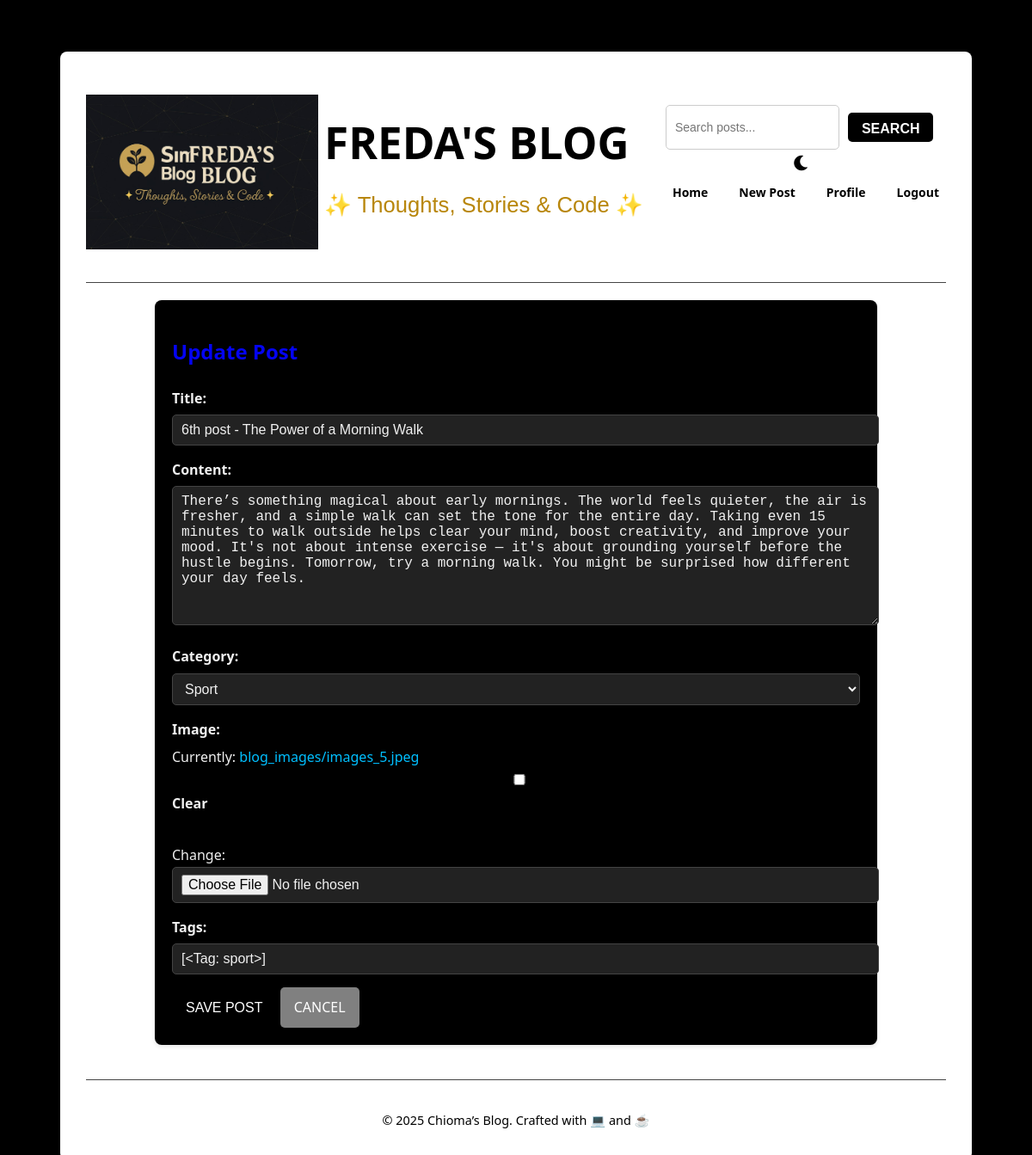
The page /post/6/update/ (signed in) on the database as committed earlier.
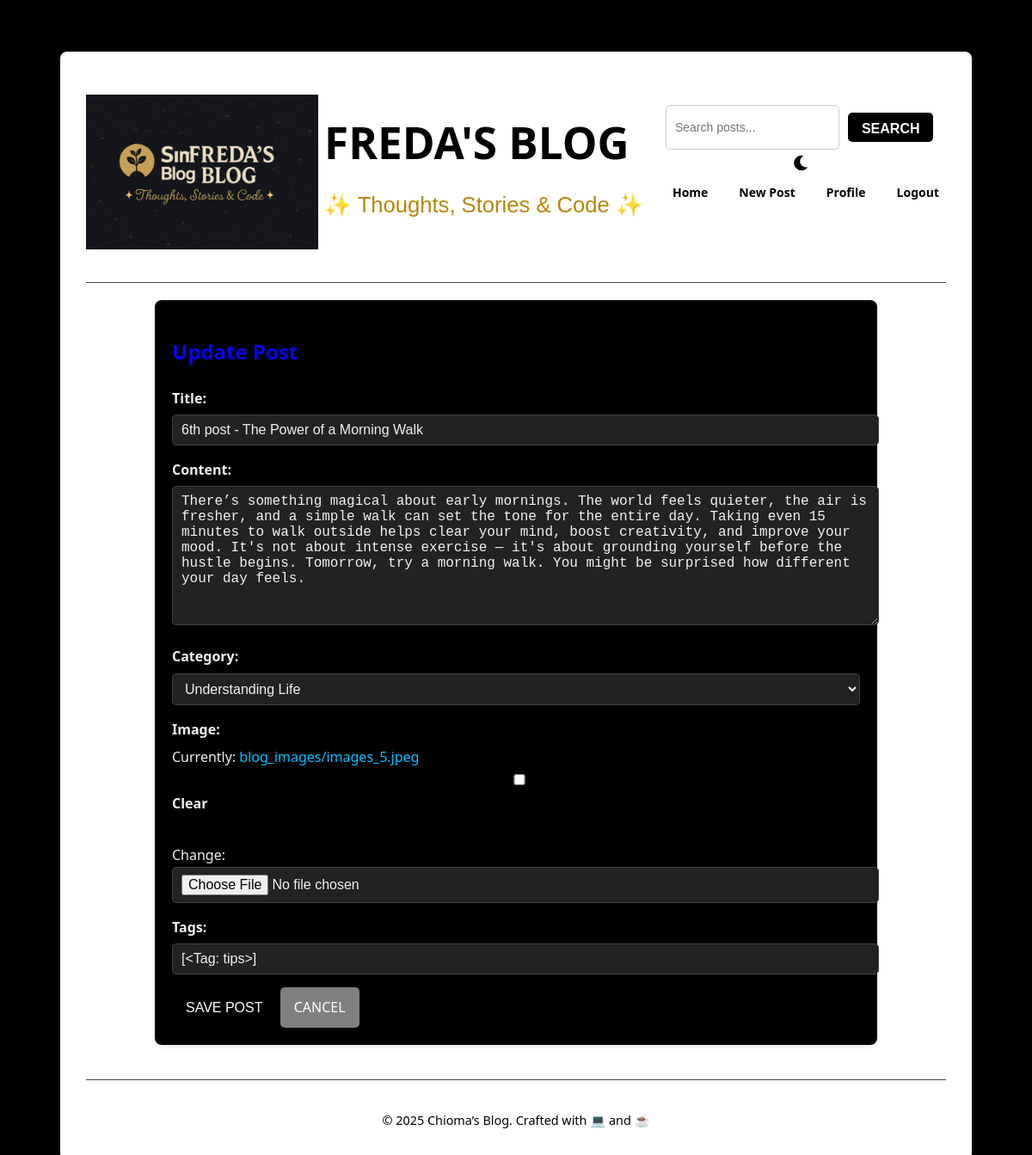
The same page on the database as committed later.
### blog/models.py (models this page shows, shortened)
class Post(models.Model):
    title = models.CharField(max_length=200)
    content = models.TextField()
    pub_date = models.DateTimeField(default=timezone.now)
    category = models.ForeignKey(Category, on_delete=models.SET_NULL, null=True, blank=True)
    image = models.ImageField(upload_to='blog_images/', blank=True, null=True)
    author = models.ForeignKey(User, on_delete=models.CASCADE, related_name='blog_posts', null=True)
    tags = models.ManyToManyField(Tag, blank=True, related_name='posts')
    view_count = models.PositiveIntegerField(default=0)
    is_featured = models.BooleanField(default=False, help_text="Check to display this post in the featured section")
    class Meta:
        ordering = ['-pub_date']

### blog/views.py (the view)
# urls.py: path('post/<int:post_id>/update/', views.update_post, name='update_post'),
@login_required
def update_post(request, post_id):
    post = get_object_or_404(Post, pk=post_id)
    if post.author != request.user:
        messages.error(request, "You cannot edit someone else's post!")
        return redirect('post_detail', post_id=post.id)
    if request.method == 'POST':
        form = PostForm(request.POST, request.FILES, instance=post)
        if form.is_valid():
            form.save()
            messages.success(request, 'Your post has been updated!')
            return redirect('post_detail', post_id=post.id)
    else:
        form = PostForm(instance=post)
    return render(request, 'blog/post_form.html', {'form': form, 'title': 'Update Post'})

### blog/forms.py (shortened to what this page needs)
class PostForm(forms.ModelForm):
    tags = forms.CharField(required=False,
                           help_text="Enter tags separated by commas",
                           widget=forms.TextInput(attrs={'placeholder': 'tag1, tag2, tag3'}))
    class Meta:
        model = Post
        fields = ('title', 'content', 'category', 'image', 'tags')
        widgets = {
            'content': forms.Textarea(attrs={'rows': 8}),
        }

### blog/models.py (called while the page is built)
    def __str__(self):
        return self.name

    def __str__(self):
        return self.name

### templates/blog/post_form.html (shortened to what this page needs)
{% extends 'blog/base.html' %}
{% block content %}
<div class="post-form-container">
    <h2>{{ title }}</h2>
    <form method="post" enctype="multipart/form-data" class="post-form">
        {% for field in form %}
            <div class="form-group">
                {{ field.label_tag }}
                {{ field }}
            </div>
        {% endfor %}
        <button type="submit" class="btn">Save Post</button>
        <a href="{% url 'post_list' %}" class="btn btn-secondary">Cancel</a>
    </form>
</div>
{% endblock %}

### templates/blog/base.html (shortened to what this page needs)
{% load static %}
<!DOCTYPE html>
<html lang="en">
<head>
    <link rel="stylesheet" href="{% static 'css/style.css' %}">
    <link rel="stylesheet" href="https://cdnjs.cloudflare.com/ajax/libs/font-awesome/6.0.0/css/all.min.css">
</head>
<body>
    <div class="container">
        <header class="site-header">
            <div class="branding">
            <a href="{% url 'post_list' %}">
        <img src="{% static 'images/logo.png' %}" alt="Logo" class="site-logo">
    </a>
            <div class="branding-text">
                <h1 class="site-title">
                    <a href="{% url 'post_list' %}">FREDA'S BLOG</a>
                </h1>
                <p class="tagline">✨ Thoughts, Stories &amp; Code ✨</p>
            </div>
            </div>
                <div class="header-right">
                 <div class="nav-search-wrapper">
                  <div class="search-box">
                    <form method="get" action="{% url 'search_posts' %}" class="search-form">
                        <input type="text" name="query" placeholder="Search posts..." class="search-input">
                        <button type="submit" class="search-btn">Search</button>
                    </form>
                </div>
                <button id="theme-toggle" class="theme-toggle" aria-label="Toggle dark mode">
                    <i class="fas fa-moon"></i>
                </button>
                <nav class="main-nav">
                    <ul>
                        <li><a href="{% url 'post_list' %}">Home</a></li>
                        {% if user.is_authenticated %}
                            <li><a href="{% url 'create_post' %}">New Post</a></li>
                            <li><a href="{% url 'profile' %}">Profile</a></li>
                            <li><a href="{% url 'logout' %}">Logout</a></li>
                        {% else %}
                            <li><a href="{% url 'login' %}">Login</a></li>
                            <li><a href="{% url 'register' %}">Register</a></li>
                        {% endif %}
                    </ul>
                </nav>
            </div>
        </header>
        <main class="site-main">
            {% block content %}{% endblock %}
        </main>
        <footer class="site-footer">
            <p>&copy; {% now "Y" %} Chioma’s Blog. Crafted with 💻 and ☕</p>
        </footer>
    </div>
</body>
</html>

Rows that differ between the two databases and show on the page:
changed Post "6th post - The Power of a Morning Walk": category "Sport" → "Understanding Life"
Other text that changed with them:
form field tags: "[<Tag: sport>]" → "[<Tag: tips>]"
